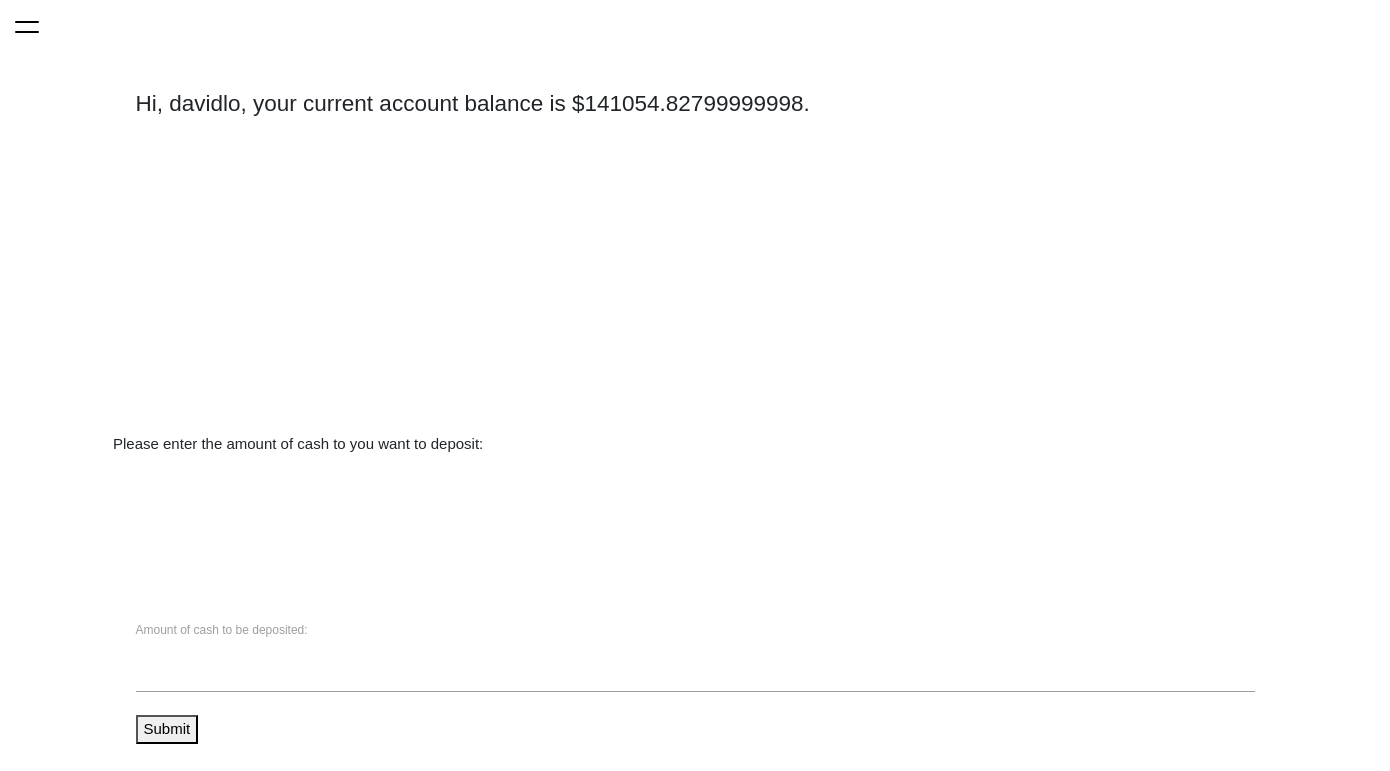
Page /trader/deposit-cash/ (signed in) on the earlier database version.
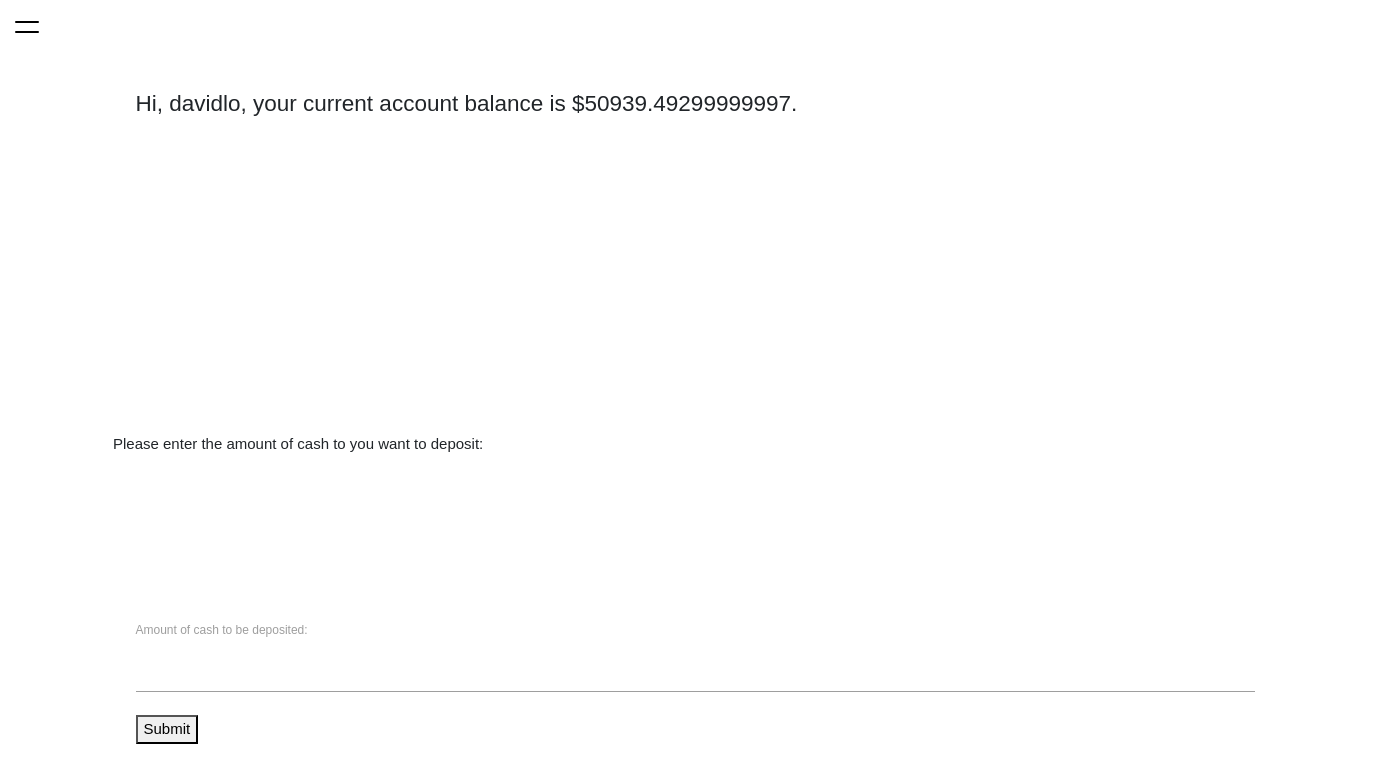
Same page on the later database version.
### trader/models.py (models this page shows, shortened)
class Cash(models.Model):
    user = models.ForeignKey(User, on_delete=models.CASCADE)
    cash = models.FloatField(default=0)
    updated = models.DateTimeField(blank=True, null=True)
    def __float__(self):
        return self.cash

### trader/views.py (the view)
# urls.py: path('deposit-cash/', views.depositcash, name='deposit-cash'),
@login_required
def depositcash(request):
    page_title = 'Form for depositing cash'
    cash = float(Cash.objects.get(user=request.user))
    username = request.user
    form = DepositCashForm()
    context = {
        'cash': cash,
        'username': username,
        'form': form,
        'action': 'deposit',
        'resource': 'deposit-preview',
        'page_title': page_title,
    }
    return render(request, 'cash-action.html', context)

### trader/forms.py
class DepositCashForm(forms.Form):
    cash = forms.FloatField(label='Amount of cash to be deposited')
    tx_time = forms.DateField(widget=forms.HiddenInput(), required=False)

### trader/templates/cash-action.html (shortened to what this page needs)
{% extends "base.html" %}
{% block content %}
    <h4 class="m-4">Hi, {{ user.get_username }}, your current account balance is ${{ cash }}.</h4>
    <p>Please enter the amount of cash to you want to {{ action }}:</p>
    <form class="m-4" action="{% url resource %}" method="POST">
        {{ form.as_p }}
        <button type="submit">Submit</button>
    </form>
{% endblock %}

### trader/templates/base.html (shortened to what this page needs)
{% load static %}
<!DOCTYPE html>
<html lang="en">
<head>
    <link rel="stylesheet" href="{% static 'news/style.css' %}" />
    <link
      rel="stylesheet"
      href="https://cdnjs.cloudflare.com/ajax/libs/materialize/1.0.0/css/materialize.min.css"
    />
    <link rel="stylesheet" href="https://cdn.jsdelivr.net/npm/bootstrap@4.5.3/dist/css/bootstrap.min.css">
</head>
<body>
  <label for="check" id="checklabel">
    <svg viewBox="0 0 30 30" width="30" height="30">
        <path id="one" d="M4 10h22M4" stroke="#000" stroke-width="2" stroke-linecap="round"></path>
        <path id="two" d="M4 20h22M4" stroke="#000" stroke-width="2" stroke-linecap="round"></path>
    </svg>
  </label>
  <article>
    <div class="wrapper">
      {% block content %}{% endblock %}
    </div>
  </article>
</body>
</html>

### trader/templates/base.html (style rules this page uses)
body { margin: 0; height: 100vh; overflow: hidden; display: flex; line-height: 1.5; font-family: Arial, Helvetica, sans-serif; font-weight: 400; }
#check + #checklabel { position: absolute; top: 1em; left: 1em; z-index: 1; display: flex; align-items: center; cursor: pointer; }
#check + #checklabel::before { position: absolute; content: ""; top: -1em; left: -1em; width: 100vw; height: 100vh; transform-origin: 50% 50%; transform: scale(1.3); visibility: hidden; opacity: 0; transition: all 250ms linear; }
#check + #checklabel svg { margin-right: 0.5em; }
aside, article { padding: 2.5em 1em 0.25em; transition: all 250ms cubic-bezier(0.06, 0.63, 0.91, 0.66); }
article { position: relative; transform-origin: 10% 20%; width: 100%; }
article .wrapper { margin: auto; padding: 2em; max-width: 90%; height: 100%; display: flex; flex-direction: column; justify-content: space-between; }

Differences in the rows shown:
changed Cash: cash "141054.82799999998" → "50939.49299999997"
